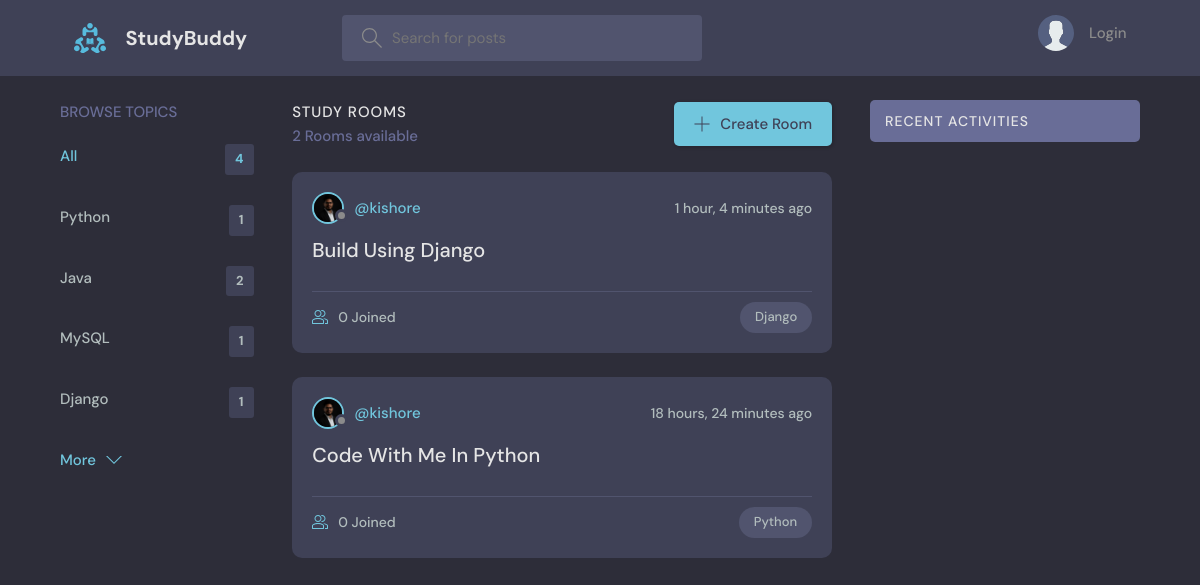
Page /?q=Python on the committed database.
### base/models.py (models this page shows, shortened)
class Topic(models.Model):
    name = models.CharField(max_length=200)

class Room(models.Model):
    host = models.ForeignKey(User, on_delete=models.SET_NULL, null=True)
    topic = models.ForeignKey(Topic, on_delete=models.SET_NULL, null=True)
    name = models.CharField(max_length=200)
    description = models.TextField(null=True, blank=True)
    participants = models.ManyToManyField(
        User, related_name='participants', blank=True)
    updated = models.DateTimeField(auto_now=True)
    created = models.DateTimeField(auto_now_add=True)
    class Meta:
        ordering = ['-updated', '-created']

class User(AbstractUser):
    username = None  # Remove the username field
    name = models.CharField(max_length=200, null=True)
    email = models.EmailField(unique=True, null=False)  # Change null to False
    bio = models.TextField(null=True)
    avatar = models.ImageField(null=True, default="avatar.svg")
    USERNAME_FIELD = 'email'
    REQUIRED_FIELDS = []  # Remove 'username' from required fields
    objects = CustomUserManager()  # Add the custom manager
    @property
    def username(self):
        return self.email.split('@')[0]  # Returns part before @ in email

### base/views.py (the view)
# urls.py: path('', views.home, name="home"),
def home(request):
    q = request.GET.get('q') if request.GET.get('q') != None else ''
    rooms = Room.objects.filter(
        Q(topic__name__icontains=q) |
        Q(name__icontains=q) |
        Q(description__icontains=q)
    )
    topics = Topic.objects.all()[0:5]
    room_count = rooms.count()
    room_messages = Message.objects.filter(
        Q(room__topic__name__icontains=q))[0:3]
    context = {'rooms': rooms, 'topics': topics,
               'room_count': room_count, 'room_messages': room_messages}
    return render(request, 'base/home.html', context)

### base/templates/base/home.html (shortened to what this page needs)
{% extends 'main.html' %}
{% block content %}
<main class="layout layout--3">
  <div class="container">
    {% include 'base/topics_component.html' %}
    <div class="roomList">
      <div class="roomList__header">
        <div>
          <h2>Study Rooms</h2>
          <p>{{room_count}} Rooms available</p>
        </div>
        <a class="btn btn--main" href="{% url 'create-room' %}">
          <svg version="1.1" xmlns="http://www.w3.org/2000/svg" width="32" height="32" viewBox="0 0 32 32">
            <title>add</title>
            <path
              d="M16.943 0.943h-1.885v14.115h-14.115v1.885h14.115v14.115h1.885v-14.115h14.115v-1.885h-14.115v-14.115z">
            </path>
          </svg>
          Create Room
        </a>
      </div>
      {% include 'base/feed_component.html' %}
    </div>
    {% include 'base/activity_component.html' %}
  </div>
</main>
{% endblock %}

### base/templates/base/topics_component.html
<div class="topics">
    <div class="topics__header">
        <h2>Browse Topics</h2>
    </div>
    <ul class="topics__list">
        <li>
            <a href="{% url 'home' %}" class="active">All <span>{{topics.count}}</span></a>
        </li>
        {% for topic in topics %}
        <li>
            <a href="{% url 'home' %}?q={{topic.name}}">{{topic.name}}<span>{{topic.room_set.all.count}}</span></a>
        </li>
        {% endfor %}
    </ul>
    <a class="btn btn--link" href="{% url 'topics' %}">
        More
        <svg version="1.1" xmlns="http://www.w3.org/2000/svg" width="32" height="32" viewBox="0 0 32 32">
            <title>chevron-down</title>
            <path d="M16 21l-13-13h-3l16 16 16-16h-3l-13 13z"></path>
        </svg>
    </a>
</div>

### base/templates/base/feed_component.html (shortened to what this page needs)
{% for room in rooms %}
<div class="roomListRoom">
    <div class="roomListRoom__header">
        <a href="{% url 'user-profile' room.host.id %}" class="roomListRoom__author">
            <div class="avatar avatar--small">
                <img src="{{room.host.avatar.url}}" />
            </div>
            <span>@{{room.host.username}}</span>
        </a>
        <div class="roomListRoom__actions">
            <span>{{room.created|timesince}} ago</span>
        </div>
    </div>
    <div class="roomListRoom__content">
        <a href="{% url 'room' room.id %}">{{room.name}}</a>
    </div>
    <div class="roomListRoom__meta">
        <a href="{% url 'room' room.id %}" class="roomListRoom__joined">
            {{room.participants.all.count}} Joined
        </a>
        <p class="roomListRoom__topic">{{room.topic.name}}</p>
    </div>
</div>
{% endfor %}

### static/styles/style.css (style rules this page uses)
:root { --color-main: #71c6dd; --color-main-light: #e1f6fb; --color-dark: #3f4156; --color-dark-medium: #51546e; --color-dark-light: #696d97; --color-light: #e5e5e5; --color-gray: #8b8b8b; --color-light-gray: #b2bdbd; --color-bg: #2d2d39; --color-success: #5dd693; --color-error: #fc4b0b; }
* { font-family: "DM Sans", -apple-system, BlinkMacSystemFont, "Segoe UI", Roboto, Oxygen, Ubuntu, Cantarell, "Open Sans", "Helvetica Neue", sans-serif; margin: 0; padding: 0; box-sizing: border-box; text-rendering: optimizeLegibility; font-size: inherit; }
html { font-size: 56.25%; }
@media only screen and (min-width: 1200px) { html { font-size: 62.5%; } }
body { line-height: 1.6; font-weight: 400; font-size: 1.5rem; color: var(--color-light-gray); background-color: var(--color-bg); min-height: 100vh; }
img { width: 100%; }
a { display: inline-block; color: var(--color-main); text-decoration: none; }
.container { max-width: 120rem; width: 90%; margin: auto; }
.btn { background-color: transparent; border: none; display: inline-flex; align-items: center; gap: 1rem; cursor: pointer; transition: all ease-in-out 0.3s; padding: 1rem 2rem; border-radius: 5px; box-shadow: 1px 1px 3px 1px rgba(0, 0, 0, 0.15); font-weight: 500; }
.btn--link { border-radius: 0; padding: 0; color: var(--color-main); box-shadow: none; }
.btn--main { background-color: var(--color-main); color: var(--color-dark); }
.btn > svg { fill: currentColor; width: 1.6rem; height: 1.6rem; }
.avatar { position: relative; display: inline-block; border-radius: 50%; border: 2px solid var(--color-main); }
.avatar img { display: block; border-radius: 50%; object-fit: cover; object-position: center; }
.avatar::after { content: ""; display: block; position: absolute; background-color: var(--color-gray); z-index: 111; border-radius: 50%; border: 0.3rem solid var(--color-dark); }
.avatar.avatar--small img { width: 2.8rem; height: 2.8rem; }
.avatar.avatar--small:after { width: 0.7rem; height: 0.7rem; bottom: 0px; right: -6px; }
.layout { margin-top: 2.4rem; }
.layout > .container { display: flex; justify-content: space-between; align-items: flex-start; }
.layout--3 > .container > div:first-child { flex-basis: 18%; max-width: 22.5rem; }
.layout--3 > .container > div:nth-child(2) { flex-basis: 50%; }
.topics__header { margin-bottom: 2rem; }
.topics__header h2 { text-transform: uppercase; font-weight: 500; color: var(--color-dark-light); }
.topics__list { list-style: none; }
.topics__list li a { display: flex; justify-content: space-between; margin-bottom: 3rem; font-weight: 500; color: var(--color-light-gray); transition: all 0.3s ease-in-out; }
.topics__list li a.active, .topics__list li a:hover { color: var(--color-main); }
.topics__list li a span { padding: 0.5rem 1rem; background-color: var(--color-dark); border-radius: 3px; font-size: 1.3rem; font-weight: 700; letter-spacing: 1px; }
.roomList__header { display: flex; justify-content: space-between; align-items: center; margin-bottom: 2.4rem; }
.roomList__header h2 { text-transform: uppercase; font-weight: 500; color: var(--color-light); letter-spacing: 1px; }
.roomList__header p { font-weight: 500; color: var(--color-dark-light); }
.roomListRoom { margin-bottom: 2.4rem; background-color: var(--color-dark); border-radius: 1rem; padding: 2rem; }
.roomListRoom__header { display: flex; justify-content: space-between; align-items: center; }
.roomListRoom__author { font-weight: 500; display: flex; align-items: center; gap: 1rem; }
.roomListRoom__actions { display: flex; align-items: flex-start; gap: 1rem; position: relative; }
.roomListRoom__actions span { font-size: 1.4rem; font-weight: 500; }
.roomListRoom__content { margin: 1rem 0; }
.roomListRoom__content a { font-size: 2rem; font-weight: 500; margin-bottom: 1.5rem; color: var(--color-light); transition: all 0.3s ease-in-out; }
.roomListRoom__meta { border-top: 1px solid var(--color-dark-medium); padding-top: 1rem; display: flex; align-items: center; justify-content: space-between; }
.roomListRoom__joined { color: var(--color-light-gray); display: flex; align-items: center; gap: 1rem; font-size: 1.4rem; font-weight: 500; }
.roomListRoom__joined svg { fill: var(--color-main); width: 1.6rem; height: 1.6rem; }
.roomListRoom__topic { padding: 5px 1.5rem; background-color: var(--color-dark-medium); border-radius: 5rem; font-weight: 500; font-size: 1.3rem; }

### rows in the picture
Topic: name "Python", room_set.all.count "1"
Topic: name "Java", room_set.all.count "2"
Topic: name "MySQL", room_set.all.count "1"
Topic: name "Django", room_set.all.count "1"
Room: host.avatar (picture), host.username "kishore", created "1 hour, 4 minutes", name "Build Using Django", participants.all.count "0", topic.name "Django"
Room: host.avatar (picture), host.username "kishore", created "18 hours, 24 minutes", name "Code With Me In Python", participants.all.count "0", topic.name "Python"

### other values in the picture
{{ topics.count }} "4"
{{ room_count }} "2"
